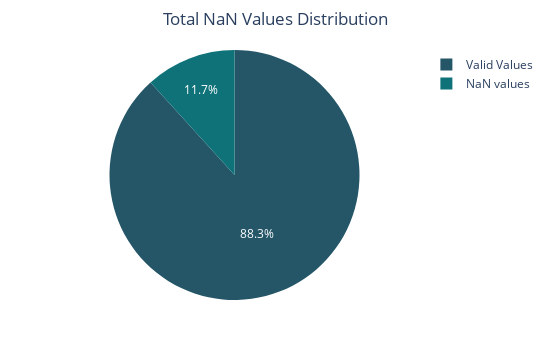

The notebook cell this image was saved under:
### Code cell
# Plot
total_figure = px.pie(values=[total_nan, total_entries-total_nan], names=["NaN values", "Valid Values"],
        color_discrete_sequence=px.colors.sequential.Aggrnyl,
        title="Total NaN Values Distribution",
        width=550, height= 350)

total_figure.update_layout(
    margin=dict(l=50, r=50, t=50, b=50),
    title_x=0.5    
)

total_figure.show()

### Figure 1 — Plotly figure (JSON) as saved in the notebook; plotly's stock layout.template omitted (floating-point values rounded to 4 significant figures)
{"data": [{"domain": {"x": [0, 1], "y": [0, 1]}, "hovertemplate": "label=%{label}<br>value=%{value}<extra></extra>", "labels": ["NaN values", "Valid Values"], "legendgroup": "", "name": "", "showlegend": true, "type": "pie", "values": [3622, 27266]}], "layout": {"height": 350, "legend": {"tracegroupgap": 0}, "margin": {"b": 50, "l": 50, "r": 50, "t": 50}, "piecolorway": ["rgb(36, 86, 104)", "rgb(15, 114, 121)", "rgb(13, 143, 129)", "rgb(57, 171, 126)", "rgb(110, 197, 116)", "rgb(169, 220, 103)", "rgb(237, 239, 93)"], "title": {"text": "Total NaN Values Distribution", "x": 0.5}, "width": 550}}
